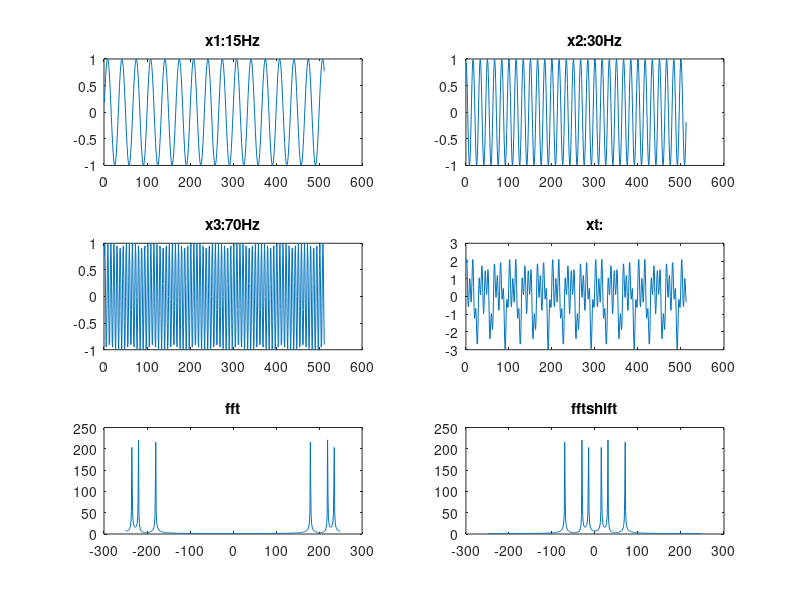

Reproduce this figure in MATLAB. (Note: this script raises an error after producing the figure.)

nf=512;% number of total samples
f1=15; % frequency of signal x1 ia 15 Hz.
f2=30; %Hz
f3=70; %Hz
fc=25; % Hz cut of frequency 
fs=500; %Hz, sampling frequency
k=1:nf;
x1(k)=sin(2*pi*f1*k/fs);
x2(k)=cos(2*pi*f2*k/fs);
x3(k)=sin(2*pi*f3*k/fs);
xt=x1+x2+x3;  % test signal
xf=fft(xt,nf);
xf2=fftshift(xf); % frequency representation of xt

kf1=(-nf/2:(nf/2)-1)*fs/nf; % range of horizental axis from -fs/2 to +fs/2

figure;
subplot(3,2,1)
plot(x1);% plot x1
title(['x1:',num2str(f1),'Hz',]);
subplot(3,2,2)
plot(x2);% plot  x2
title(['x2:',num2str(f2),'Hz',]);
subplot(3,2,3)
plot(x3);% plot  x3
title(['x3:',num2str(f3),'Hz',]);
subplot(3,2,4)
plot(xt);%plot  xt
title('xt:');
subplot(3,2,5)
plot(kf1,abs(xf));%plot xf
title('fft');
subplot(3,2,6)
plot(kf1,abs(xf2));%plot  xf2
title('fftshift');

b16=Num;
 % import  filter coefficeints b16 from designed filter in fdatool
 xc_b16=conv(b16,xt);% convolution the filter with input signal
xf_b16=fftshift(fft(xc_b16,nf));% the output of filter is conversted to frequency domian
%binary=de2bi(Num);

figure;
subplot(2,2,1)
plot(xt)% plot the input signal in time domain
title('xt before filtering');
subplot(2,2,2)
plot(kf1,abs(xf2));% plot the  input signal in frequency domain
title('xf before filtering');
subplot(2,2,3)
plot(xc_b16); % plot the output filter in time domain
title('xt after filtering');
subplot(2,2,4)
plot(kf1,abs(xf_b16));% plot the output filter in frequency domain
title('xf after filtering');




 xt_256=fix(127/(max(abs(xt))).*xt);%8 bit representation of samples
 xt_256_t=xt_256';

 
 b16_1024=fix(511/max(abs(b16)).*b16); %10 bit representation of filter coefficients
 b16_256_t=b16_1024'; % column vector of b16_256

 
xc_b16_256=conv(b16_1024,xt_256);
xf_b16_256=fftshift(fft((xc_b16_256.*max(abs(b16))*max(abs(xt))/(127*127)),nf));



xf_y=fftshift(fft((y.*max(abs(b16))*max(abs(xt))/(127*127)),nf));


figure;
plot(kf1, abs(xf_b16_256));
title('xf-b16-256');


figure
plot(kf1,abs(xf_b16))
hold on
plot(kf1, abs(xf_b16_256),'r')
hold on
plot(kf1, abs(xf_y),'g')





